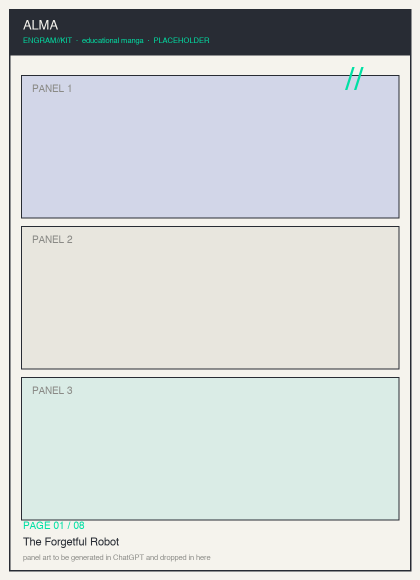
#> input picture docs/manga/alma/panels/alma_page01.png, 840 x 1160 px, found by its file name (shown at 1/2 size); its folder holds only this picture in this run
$ python build_manga_pdf.py ../../../../docs/manga/alma/panels --source ../../../../docs/manga/alma/panels/alma_page01.png
#> lines starting #> are read from the running program, lines starting #| are printed output that depends on the picture
#> in cover_page, `img = new_page()`: img: PIL image 1240x1754 RGB; every value is 255
#!/usr/bin/env python3
"""Build a print-ready PDF from an educational-manga project folder.

One panel image per page, optionally followed by a source document (e.g. the
paper/spec the manga explains) rendered as text pages.

Usage:
    python3 build_manga_pdf.py <manga_dir> [options]

    <manga_dir>   Path to a manga project folder containing a panels/ subdir
                  (e.g. documentation/manga/erc-8183).

Options:
    --title TEXT      Big title on the cover page. Default: derived from the
                      manga dir name (e.g. "erc-8183" -> "ERC-8183").
    --subtitle TEXT   Italic subtitle under the title rule.
    --tagline TEXT    Small line under the subtitle.
    --source TEXT     Footer line on the cover (e.g. a URL).
    --paper PATH      Markdown file to append as "Source Specification" text
                      pages. Default: auto-detect <dir>/*-paper.md if present.
    --out PATH        Output PDF path. Default: <dir>/pdf/<dirname>-manga.pdf.

Depends only on Pillow (PIL), which ships broadly and needs no PDF toolchain.
Fonts are macOS system fonts; override FONTS below for other platforms.
"""

import argparse
import os
import sys
from PIL import Image, ImageDraw, ImageFont

# A4 @ 150 DPI, portrait
PW, PH = 1240, 1754
MARGIN = 96
DPI = 150

BG = (255, 255, 255)
INK = (24, 24, 24)
MUTED = (90, 90, 90)
CODE_BG = (244, 244, 246)
RULE = (210, 210, 210)

# macOS system fonts. On Linux, point these at DejaVu/Liberation equivalents.
FONTS = {
    "body": "/System/Library/Fonts/Supplemental/Georgia.ttf",
    "body_bold": "/System/Library/Fonts/Supplemental/Georgia Bold.ttf",
    "body_italic": "/System/Library/Fonts/Supplemental/Georgia Italic.ttf",
    "head": "/System/Library/Fonts/Supplemental/Arial Bold.ttf",
    "mono": "/System/Library/Fonts/Menlo.ttc",
}

_FONT_FALLBACKS = {
    "body": ["/usr/share/fonts/truetype/dejavu/DejaVuSerif.ttf"],
    "body_bold": ["/usr/share/fonts/truetype/dejavu/DejaVuSerif-Bold.ttf"],
    "body_italic": ["/usr/share/fonts/truetype/dejavu/DejaVuSerif-Italic.ttf"],
    "head": ["/usr/share/fonts/truetype/dejavu/DejaVuSans-Bold.ttf"],
    "mono": ["/usr/share/fonts/truetype/dejavu/DejaVuSansMono.ttf"],
}


def _font_path(key):
#> called with key = 'body'
    if os.path.exists(FONTS[key]):
        return FONTS[key]
    for fb in _FONT_FALLBACKS.get(key, []):
        if os.path.exists(fb):
            return fb
    raise SystemExit(f"Font for '{key}' not found. Edit FONTS in {__file__}.")


def F(key, size):
    return ImageFont.truetype(_font_path(key), size)


def new_page():
    return Image.new("RGB", (PW, PH), BG)


# [13 lines left out: function wrap, not called in this run]


class Renderer:
    """Flows blocks onto pages, auto-paginating."""

    def __init__(self):
        self.pages = []
        self._start_page()

    # [5 lines left out: function _start_page, not called in this run]

    def space(self, h):
        self.y += h

    def _ensure(self, h):
        if self.y + h > PH - MARGIN:
            self._start_page()

    # [139 lines left out: functions line, rich, rule, code_block, render_markdown, not called in this run]


def panel_pages(panels_dir):
#> called with panels_dir = 'docs/manga/alma/panels/panels'
    pages = []
    files = sorted(
        f for f in os.listdir(panels_dir)
        if f.lower().endswith((".png", ".jpg", ".jpeg", ".webp"))
    )
    if not files:
        raise SystemExit(f"No panel images found in {panels_dir}")
    for f in files:
        im = Image.open(os.path.join(panels_dir, f)).convert("RGB")
#> im is the input picture: PIL image 840x1160 RGB; mean R, G, B 207.8, 212.5, 212.6
        page = new_page()
        avail_w, avail_h = PW - 2 * 40, PH - 2 * 40
        scale = min(avail_w / im.width, avail_h / im.height)
#> scale = 1.38
        nw, nh = int(im.width * scale), int(im.height * scale)
#> nw = 1160; nh = 1601
        im = im.resize((nw, nh), Image.LANCZOS)
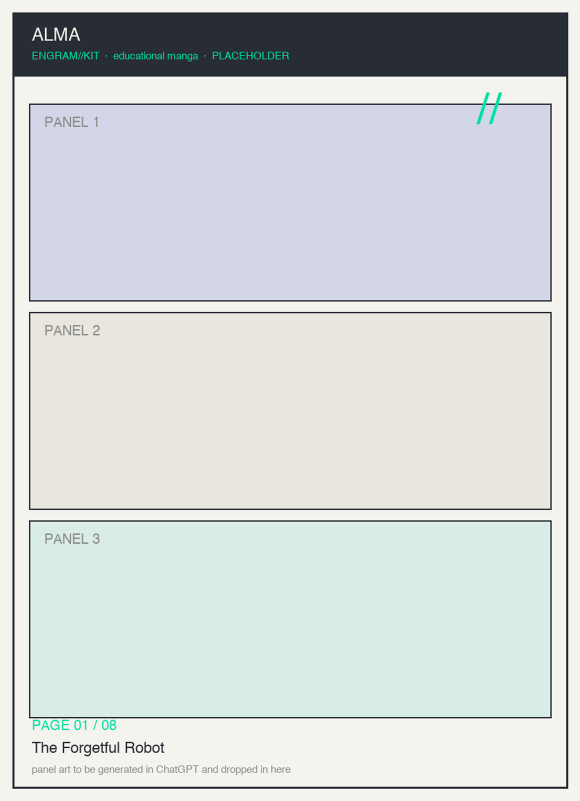
#> im: PIL image 1160x1601 RGB (shown at 1/2 size); mean R, G, B 207.7, 212.5, 212.6
        page.paste(im, ((PW - nw) // 2, (PH - nh) // 2))
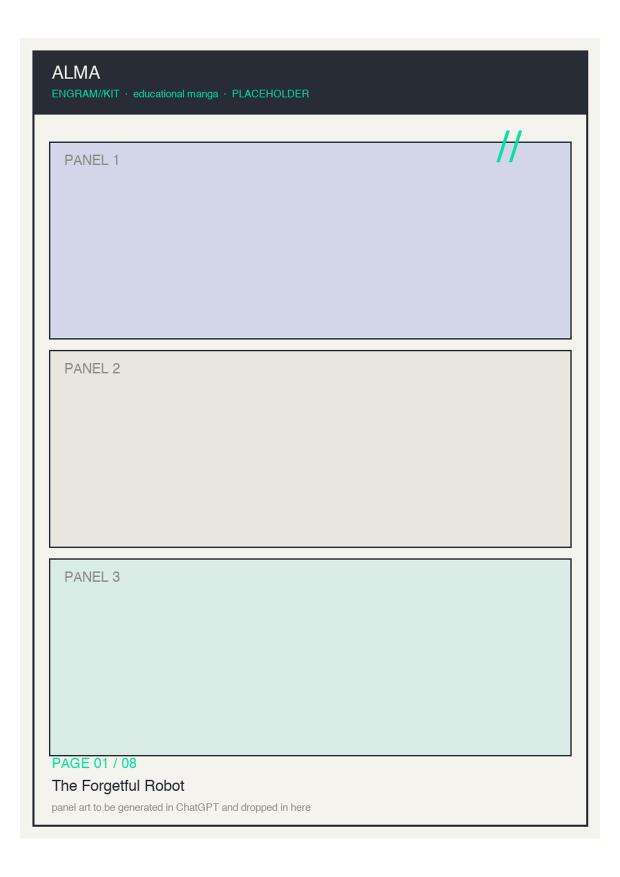
#> page: PIL image 1240x1754 RGB (shown at 1/2 size); mean R, G, B 214.6, 218.7, 218.8
        pages.append(page)
    return pages, files


def cover_page(title, subtitle, tagline, source):
    img = new_page()
    d = ImageDraw.Draw(img)
    small = F("body", 20)
    parts = title.split(":", 1)
    d.text((MARGIN, 560), parts[0].strip(), font=F("head", 52), fill=INK)
    if len(parts) > 1:
        d.text((MARGIN, 630), parts[1].strip(), font=F("head", 40), fill=INK)
        ry = 700
    else:
        ry = 640
    d.line([(MARGIN, ry), (PW - MARGIN, ry)], fill=RULE, width=2)
    yy = ry + 30
    if subtitle:
        d.text((MARGIN, yy), subtitle, font=F("body_italic", 26), fill=MUTED)
        yy += 40
    if tagline:
        d.text((MARGIN, yy), tagline, font=small, fill=MUTED)
    if source:
        d.text((MARGIN, PH - MARGIN - 18), source, font=small, fill=MUTED)
    return img


# [8 lines left out: function divider_page, not called in this run]


def main():
    ap = argparse.ArgumentParser(description=__doc__,
                                 formatter_class=argparse.RawDescriptionHelpFormatter)
    ap.add_argument("manga_dir")
    ap.add_argument("--title")
    ap.add_argument("--subtitle", default="")
    ap.add_argument("--tagline", default="an educational manga in gekiga form")
    ap.add_argument("--source", default="")
    ap.add_argument("--paper")
    ap.add_argument("--out")
    args = ap.parse_args()

    mdir = os.path.abspath(args.manga_dir)
    if not os.path.isdir(mdir):
        raise SystemExit(f"Not a directory: {mdir}")
    panels_dir = os.path.join(mdir, "panels")
    if not os.path.isdir(panels_dir):
        raise SystemExit(f"No panels/ subdir in {mdir}")

    name = os.path.basename(mdir.rstrip("/"))
    title = args.title or name.upper().replace("_", "-")

    paper = args.paper
    if paper is None:
        candidates = sorted(
            f for f in os.listdir(mdir) if f.endswith("-paper.md")
        )
        if candidates:
            paper = os.path.join(mdir, candidates[0])

    out = args.out or os.path.join(mdir, "pdf", f"{name}-manga.pdf")
    os.makedirs(os.path.dirname(out), exist_ok=True)

    pages = [cover_page(title, args.subtitle, args.tagline, args.source)]
    panels, files = panel_pages(panels_dir)
#> panels = 1 item; files = ['alma_page01.png']
    pages += panels
#> pages = 2 items

    if paper and os.path.exists(paper):
        pages.append(divider_page(
            "Source Specification",
            "The full text of the source this manga explains.",
        ))
        with open(paper, encoding="utf-8") as fh:
            r = Renderer()
            render_markdown(r, fh.read())
            pages += r.pages

    first, rest = pages[0], pages[1:]
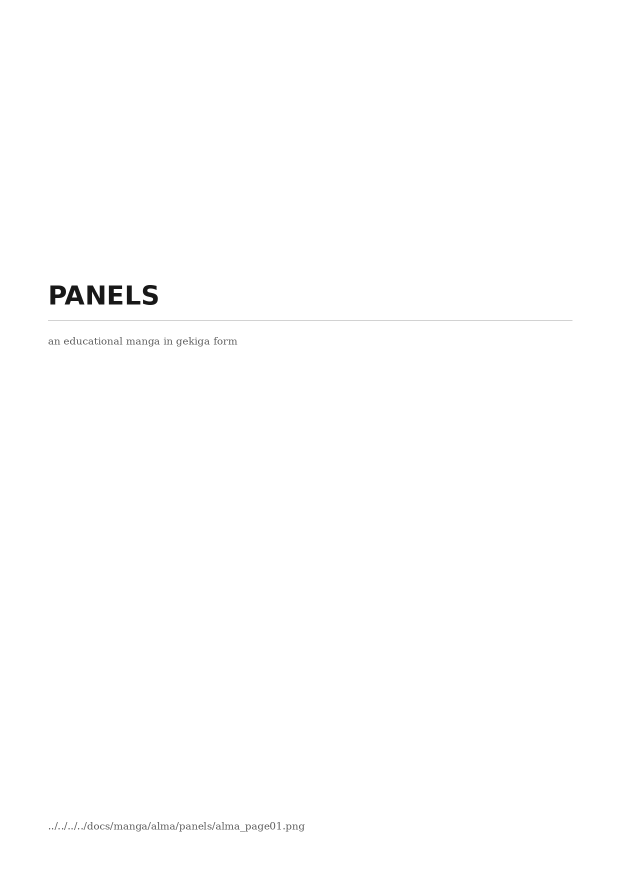
#> first: PIL image 1240x1754 RGB (shown at 1/2 size); min 24, max 255, mean 254.3
    first.save(out, "PDF", resolution=DPI, save_all=True, append_images=rest)
    print(f"Wrote {out}")
    print(f"  {len(files)} panels + {'paper appended' if paper else 'no paper'}"
          f" = {len(pages)} pages")
#|   1 panels + no paper = 2 pages


if __name__ == "__main__":
    main()

$ run again, on docs/manga/alma/panels/alma_page05.png
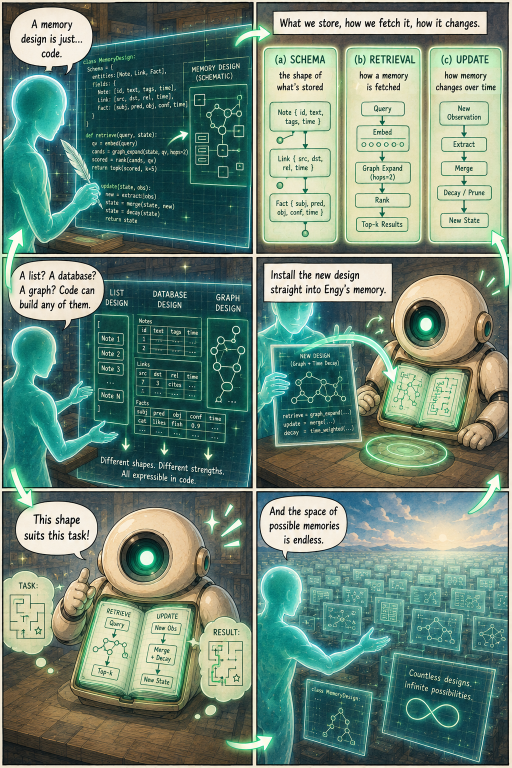
#> input picture docs/manga/alma/panels/alma_page05.png, 1024 x 1536 px, found by its file name (shown at 1/2 size)
#> img: PIL image 1240x1754 RGB; every value is 255
#> in panel_pages, im is the input picture: PIL image 1024x1536 RGB; mean R, G, B 109.7, 136.3, 120.8
#> in panel_pages, `im = im.resize((nw, nh), Image.LANCZOS)`:
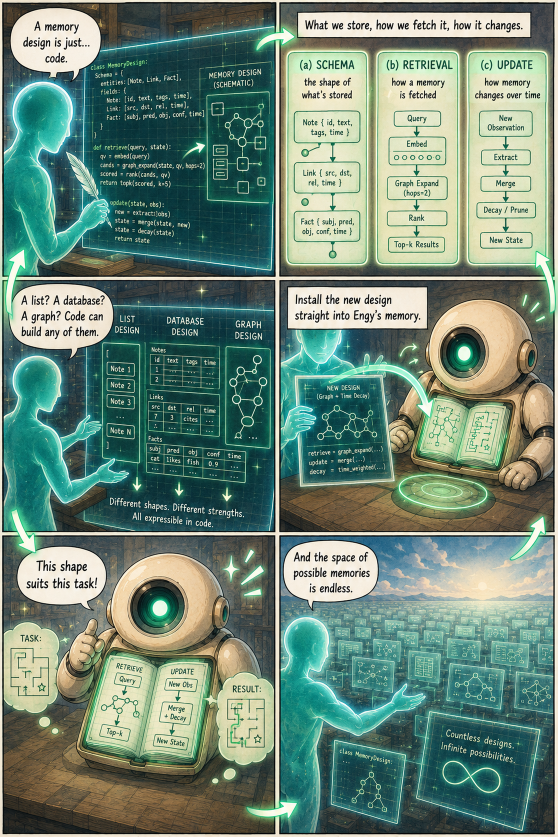
#> im: PIL image 1116x1674 RGB (shown at 1/2 size); mean R, G, B 109.7, 136.3, 120.8
#> in panel_pages, `page.paste(im, ((PW - nw) // 2, (PH - nh) // 2))`:
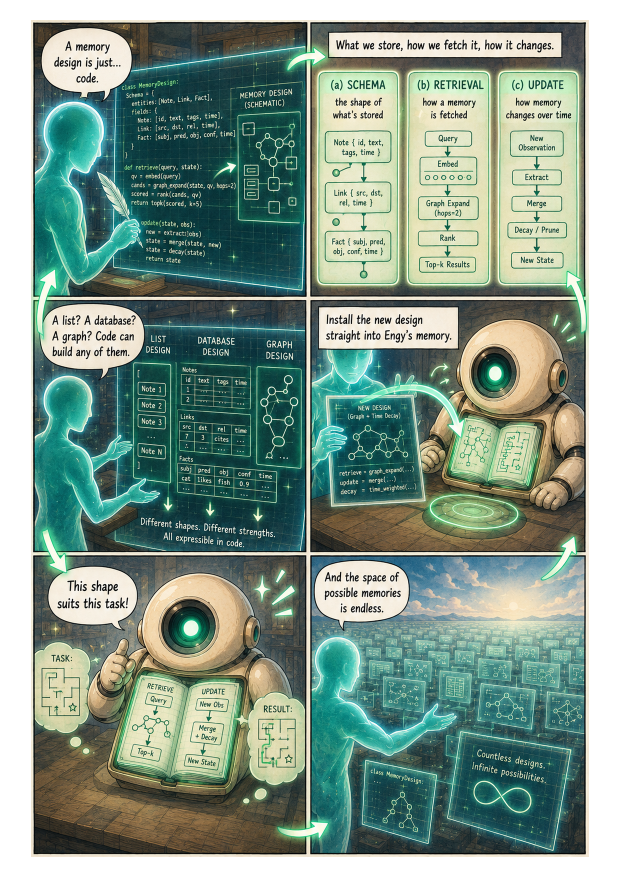
#> page: PIL image 1240x1754 RGB (shown at 1/2 size); mean R, G, B 130.2, 153, 139.7
#> panels = 1 item; files = ['alma_page05.png']
#> pages = 2 items
#|   1 panels + no paper = 2 pages
